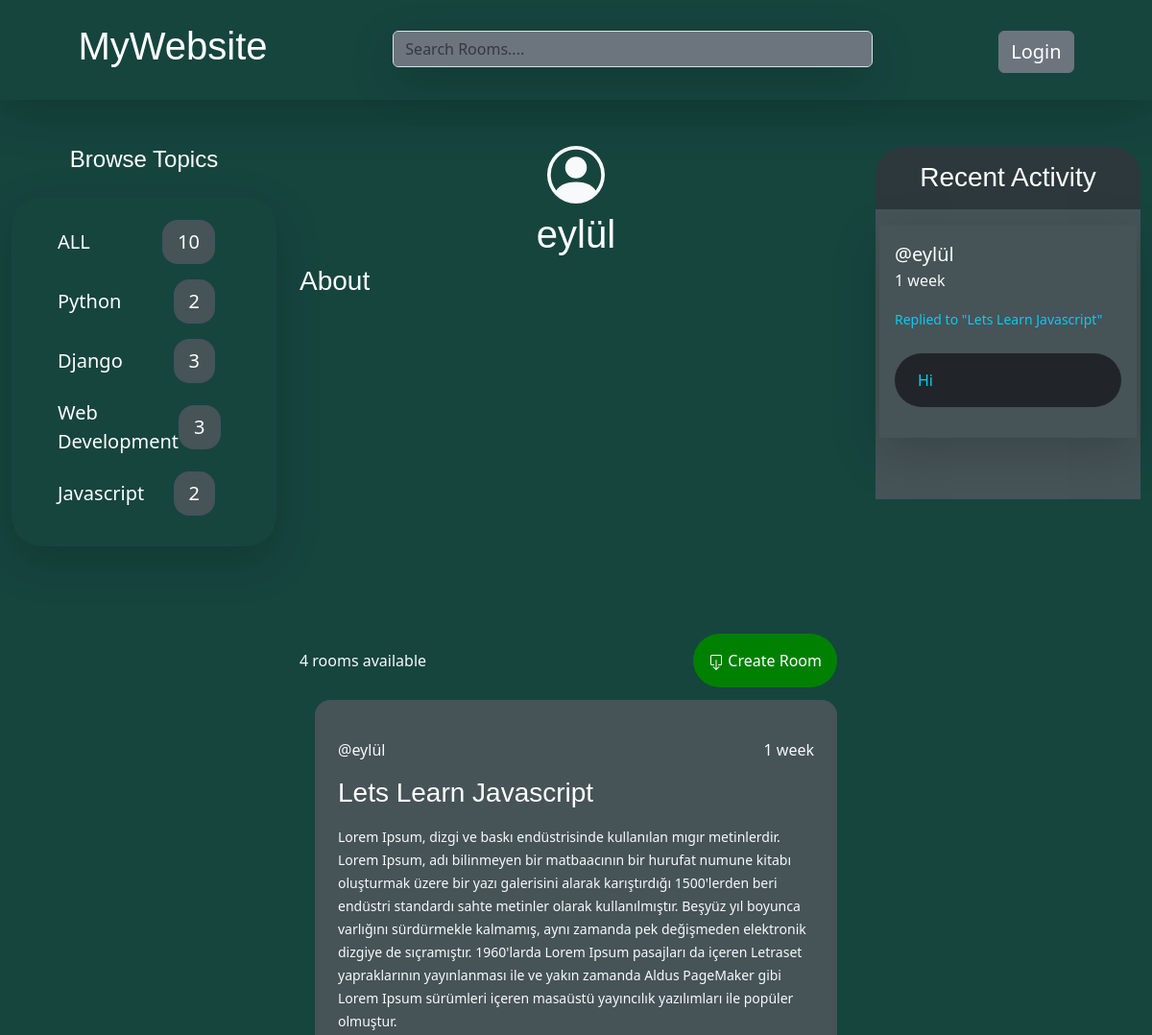
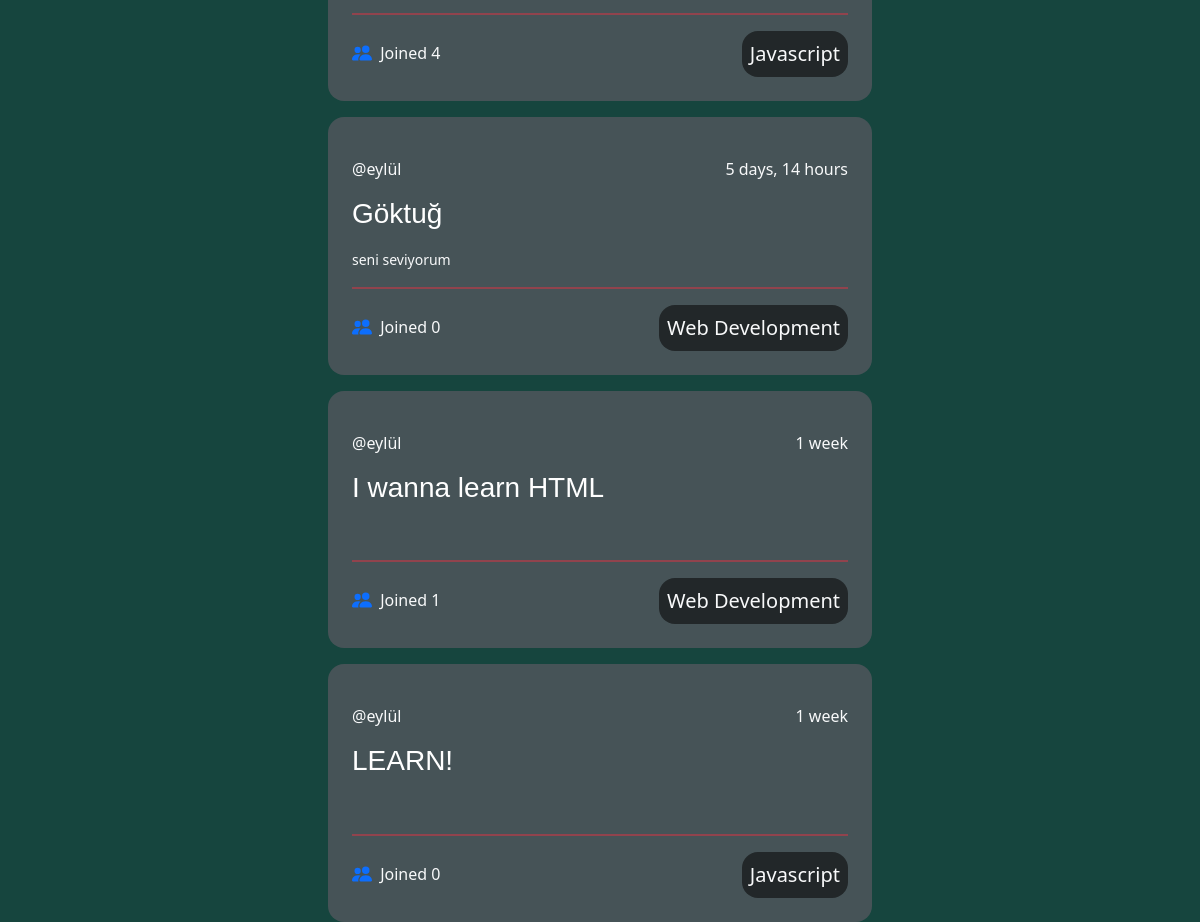
The app's page /profile/2/ with its own data (2 pictures, top to bottom).
### base/models.py (models this page shows, shortened)
class Topic(models.Model):
    name = models.CharField(max_length=200)

class Room(models.Model):
    host = models.ForeignKey(User, on_delete=models.SET_NULL, null=True)
    topic = models.ForeignKey(Topic, on_delete=models.SET_NULL, null=True)
    name = models.CharField(max_length=200)
    description = models.TextField(null=True, blank=True)
    participants = models.ManyToManyField(User, related_name='participants',blank=True)
    updated = models.DateTimeField(auto_now=True)
    created = models.DateTimeField(auto_now_add=True)
    class Meta:
        ordering = ['-updated','-created']
    def __str__(self):
        return self.name

class Message(models.Model):
    user = models.ForeignKey(User, on_delete=models.CASCADE)
    room = models.ForeignKey(Room, on_delete=models.CASCADE)
    body = models.TextField()
    updated = models.DateTimeField(auto_now=True)
    created = models.DateTimeField(auto_now_add=True)
    class Meta:
        ordering = ['-updated','-created']

### base/views.py (the view)
# urls.py: path('profile/<str:pk>/',views.userProfile,name="user-profile"),
def userProfile(request,pk):
    user = User.objects.get(id=pk)
    all_rooms = Room.objects.all().count()
    rooms = user.room_set.all()
    topics = Topic.objects.all()
    room_messages = user.message_set.all()
    context = {
        'user':user,
        'rooms':rooms,
        'room_messages':room_messages,
        'topics':topics,
        'all_rooms':all_rooms
        }
    return render(request,'profile.html',context)

### templates/profile.html (shortened to what this page needs)
{% extends 'main.html' %}
    {% block content %}
    <div class="container-fluid">
        <div class="row">
            <div class="col-3">
                {% include 'topics_component.html' %}
            </div>
            <div class="col-6">
                <div class="text-light text-center">
                    <h1 class="text-center mt-2">{{user.username}}</h1>
                </div>
                <div class="h-25 ">
                    <h3>About</h3>
                </div>
                {% include 'feed_component.html' %}
            </div>
            <div class="col-3">
                {% include 'activity_component.html' %}
            </div>
        </div>
    </div>
    {% endblock  %}

### templates/topics_component.html (shortened to what this page needs)
<!DOCTYPE html>
<html lang="en">
<head>
</head>
<body>
    <h4 class="text-center mb-4 ">Browse Topics</h4>
    <div class="shadow-lg p-3 mb-5  rounded pt-4 rounded-5 ">
        <ul class="">
            <li class="" style=" list-style-type:none;">
                <a href="{% url 'home' %}" class="d-flex justify-content-between align-items-center fs-5">ALL <span id="span_count" class="text-center me-5 px-3 py-2 rounded-4">{{all_rooms}}</span></a>
            </li>
        </ul>
        {% for topic in topics %}
        <ul>
            <li  style=" list-style-type:none;">
                <a href="{% url 'home' %}?q={{topic.name}}" class="d-flex justify-content-between align-items-center fs-5 mt-3">{{topic.name}} <span id="span_count"  class="text-center me-5 px-3 py-2 rounded-4">{{topic.room_set.all.count}}</span></a>
            </li>
        </ul>
        {% endfor %}
    </div>
</body>
</html>

### templates/feed_component.html (shortened to what this page needs)
        <div class="w-100 d-flex justify-content-between mb-3 align-items-center " style="height: 50px;">
            <p class="text-light text-center mt-3">{{rooms.all.count}} rooms available</p>
            <a href="{% url 'create-room'%}" style="background-color: green;" class="p-3  rounded-5 me-3">
                 Create Room
            </a>
        </div>
        {% for room in rooms %}
            <div id="rooms" class="p-4 m-3 rounded-4">
                <div class="d-flex justify-content-between align-items-center">
                    <a href="{% url 'user-profile' room.host.id %}" class="fs-6  text-center text-light">@{{room.host.username}}</a>
                    <span class="text-center text-light fs-6">{{room.created|timesince}}</span>
                </div>
                <div class="my-3">
                    <h3><a href="{% url 'room' room.id %}">{{room.name}}</a></h3>
                </div>
                <div>
                    <small class="text-light ">{{room.description}}</small><br>
                </div>
                <hr class="border border-danger border-1 opacity-50">
                <div class="d-flex justify-content-between align-items-center">
                    <span class="text-light">
                        Joined
                      {{room.participants.count}}
                    </span>
                    <span class="fs-5 text-light  p-2 rounded-4" style="background-color: #222729;">{{room.topic.name}}</span>
                </div>
            </div>
        {% endfor %}

### templates/activity_component.html (shortened to what this page needs)
<!DOCTYPE html>
<html lang="en">
<head>
</head>
<body>
        <div style="background-color: #2c383b;" class="p-2 rounded-bottom rounded-5 ">
            <h3 class="text-center mt-2">Recent Activity</h3>
        </div>
        <div style="background-color:#465357;" class=" py-3 ">
                {% for message in room_messages %}
                    <div class="shadow-lg p-3 mb-5 mx-1 mb-3 ">
                        <div>
                            <small class=""><a href="{% url 'user-profile' message.user.id %}" class="fs-5 me-5 mb-3">@{{message.user}}</a><br><p class="text-light fs-6">{{message.created|timesince}}</p></small>
                        </div>
                        <div>
                            <small class="text-info">Replied to "{{message.room}}"</small>
                        </div>
                        <div >
                            <p class="text-info bg-dark p-3 ps-4 mt-4 rounded-5">{{message.body}}</p>
                        </div>
                    </div>
                {% endfor %}
        </div>
</body>
</html>

### static/css/main.css (style rules this page uses)
body { background-color: #222729; }
a { text-decoration: none; color: white; }
h1,h2,h3,h4,h5 { font-family: 'REM', sans-serif; color: white; }
#span_count { background-color: #465357; }
#rooms { background-color:#465357; }

### records on screen
Topic: name "Python", room_set.all.count "2"
Topic: name "Django", room_set.all.count "3"
Topic: name "Web Development", room_set.all.count "3"
Topic: name "Javascript", room_set.all.count "2"
Room: host.username "eylül", created "1 week", name "Lets Learn Javascript", description "Lorem Ipsum, dizgi ve baskı endüstrisinde kullanılan mıgır metinlerdir. Lorem Ipsum, adı bilinmeyen bir matbaacının bir hurufat numune kitabı oluşturmak üzere bir yazı galerisini alarak karıştırdığı 1500'lerden beri endüstri standardı sahte metinler olarak kullanılmıştır. Beşyüz yıl boyunca varlığını sürdürmekle kalmamış, aynı zamanda pek değişmeden elektronik dizgiye de sıçramıştır. 1960'larda Lorem Ipsum pasajları da içeren Letraset yapraklarının yayınlanması ile ve yakın zamanda Aldus PageMaker gibi Lorem Ipsum sürümleri içeren masaüstü yayıncılık yazılımları ile popüler olmuştur.", participants.count "4", topic.name "Javascript"
Room: host.username "eylül", created "5 days, 14 hours", name "Göktuğ", description "seni seviyorum", participants.count "0", topic.name "Web Development"
Room: host.username "eylül", created "1 week", name "I wanna learn HTML", participants.count "1", topic.name "Web Development"
Room: host.username "eylül", created "1 week", name "LEARN!", participants.count "0", topic.name "Javascript"
Message: user "eylül", created "1 week", room "Lets Learn Javascript", body "Hi"

### other values on screen
{{ all_rooms }} "10"
{{ user.username }} "eylül"
{{ rooms.all.count }} "4"
